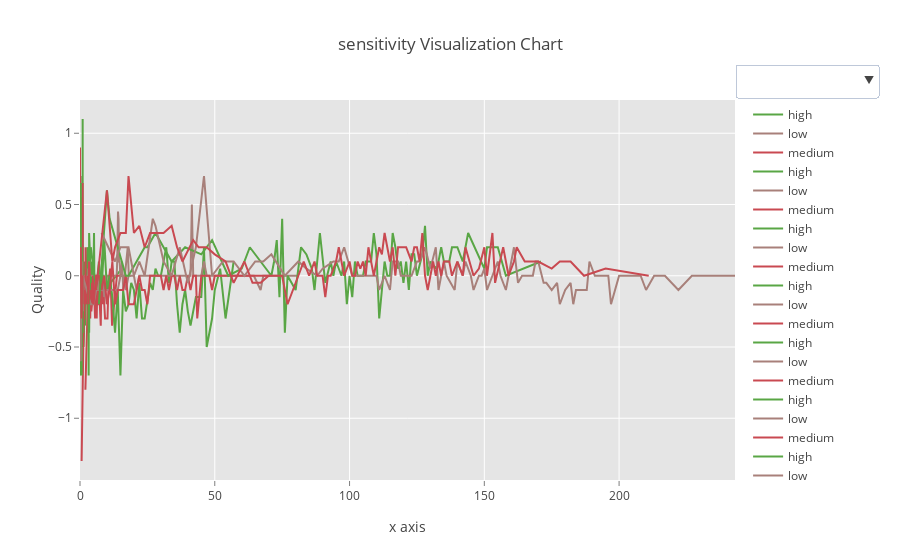

Source (notebook cell):
### Code cell
data = traces
fig = go.Figure(data=data, layout=layout)
iplot(fig)
